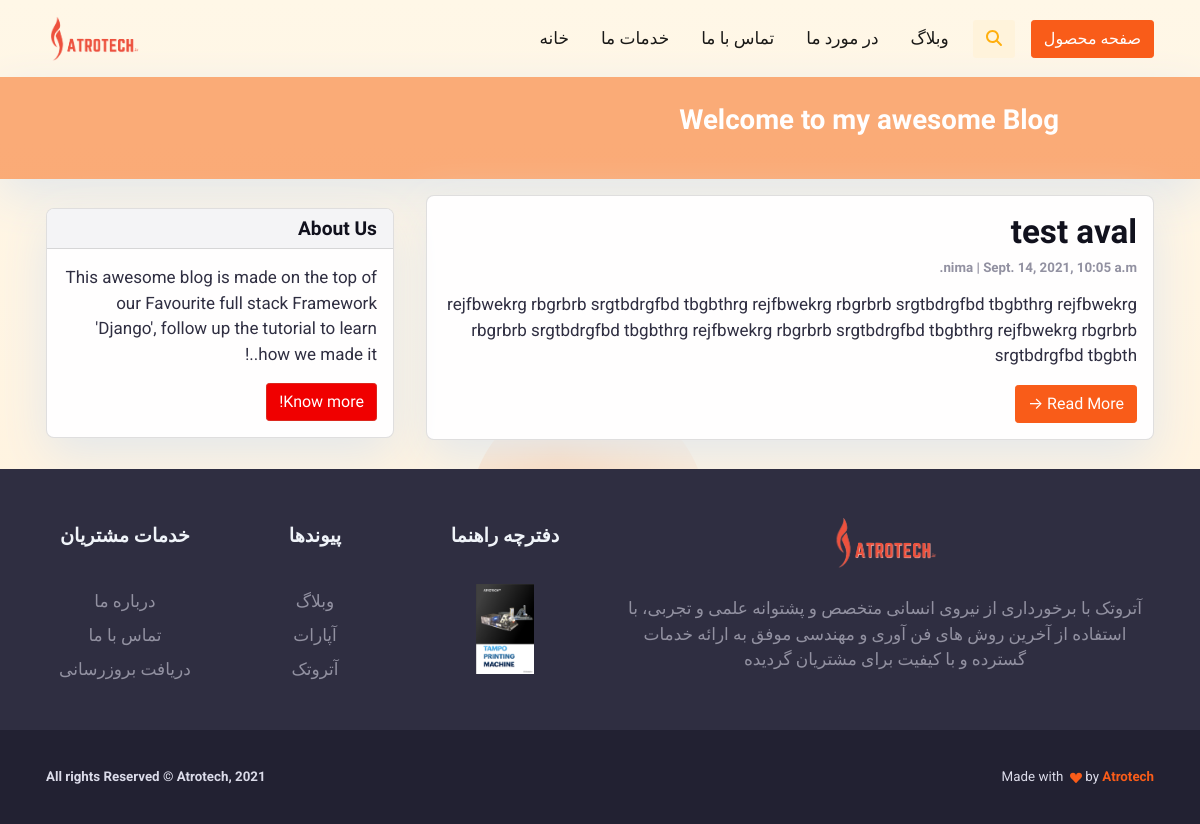
The app's page /blog, older data.
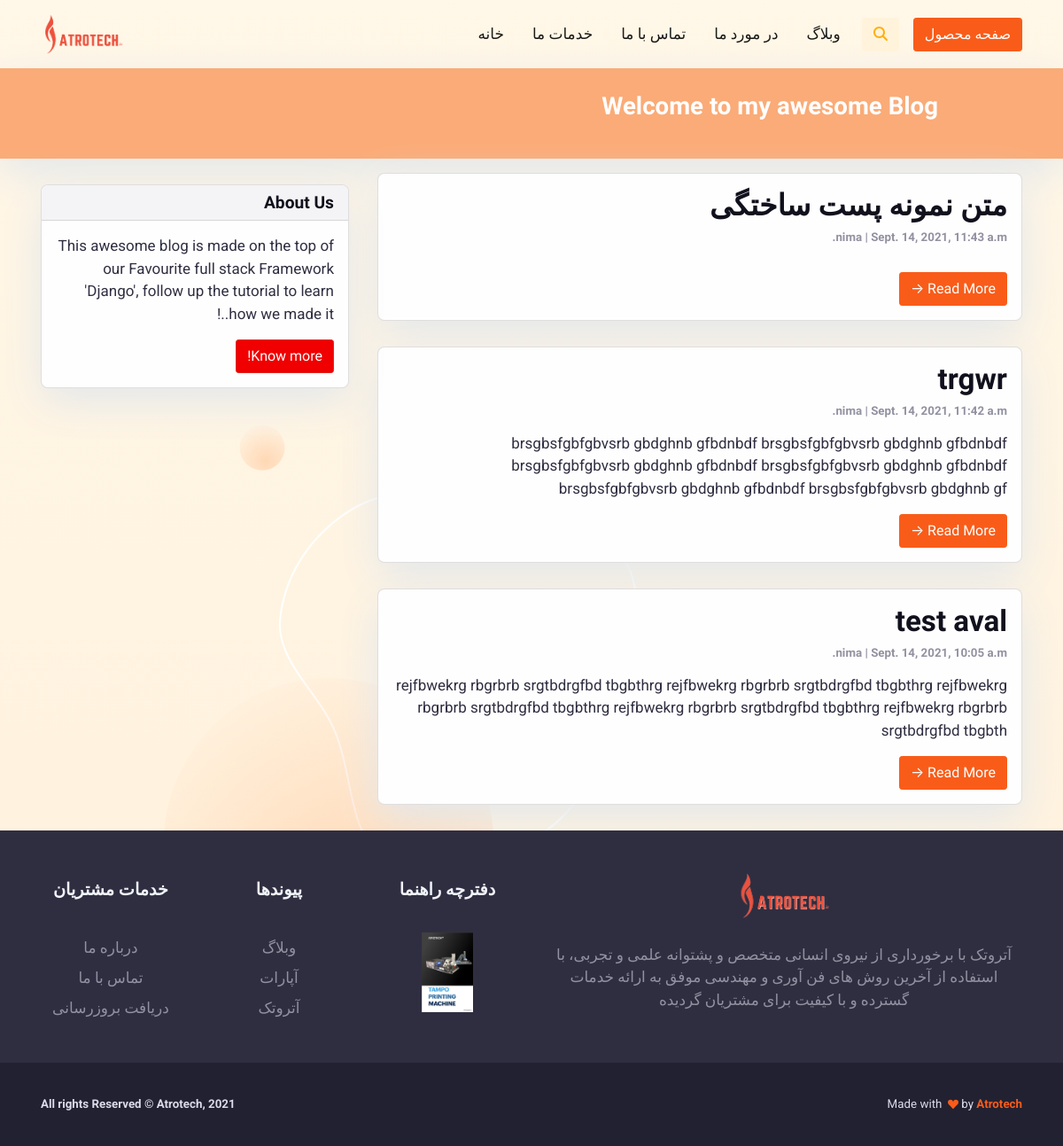
The same page, newer data.
### blog/models.py (models this page shows, shortened)
class Post(models.Model):
    title = models.CharField(max_length=200, unique=True)
    slug = models.SlugField(max_length=200, unique=True)
    author = models.ForeignKey(
        User, on_delete=models.CASCADE, related_name="blog_posts"
    )
    updated_on = models.DateTimeField(auto_now=True)
    content = models.TextField()
    created_on = models.DateTimeField(auto_now_add=True)
    status = models.IntegerField(choices=STATUS, default=0)
    class Meta:
        ordering = ["-created_on"]

### blog/views.py (the view)
# urls.py: path("blog", views.PostList.as_view(), name="home"),
class PostList(generic.ListView):
    queryset = Post.objects.filter(status=1).order_by("-created_on")
    template_name = "index.html"
    paginate_by = 3

### templates/index.html (shortened to what this page needs)
{% extends "base.html" %}
{% block content %}
<header class="masthead" dir="rtl">
  <div class="container">
    <div class="row">
      <div class=" col-md-8 col-md-10 mx-auto">
        <div class="site-heading">
          <h3 class=" site-heading my-4 mt-3 text-white"> Welcome to my awesome Blog </h3>
        </div>
      </div>
    </div>
  </div>
</header>
<div class="container"  dir="rtl">
  <div class="row">
    <div class="col-md-8 mt-3 left">
      {% for post in post_list %}
      <div class="card mb-4">
        <div class="card-body">
          <h2 class="card-title">{{ post.title }}</h2>
          <p class="card-text text-muted h6">{{ post.author }} | {{ post.created_on}}  </p>
          <p class="card-text">{{post.content|safe|slice:":200" }}</p>
          <a href="{% url 'post_detail' post.slug  %}" class="btn btn-primary">Read More &rarr;</a>
        </div>
      </div>
      {% endfor %}
    </div>
    {% block sidebar %}
    {% include 'sidebar.html' %}
    {% endblock sidebar %}
  </div>
</div>
{%endblock%}

Row changes from the older to the newer data that the page shows:
added Post: title "متن نمونه پست ساختگی", author "nima", created_on "Sept. 14, 2021, 11:43 a.m."
added Post: title "trgwr", author "nima", created_on "Sept. 14, 2021, 11:42 a.m.", content "brsgbsfgbfgbvsrb gbdghnb gfbdnbdf brsgbsfgbfgbvsrb gbdghnb gfbdnbdf brsgbsfgbfgbvsrb gbdghnb gfbdnbdf brsgbsfgbfgbvsrb gbdghnb gfbdnbdf brsgbsfgbfgbvsrb gbdghnb gfbdnbdf brsgbsfgbfgbvsrb gbdghnb gf"
